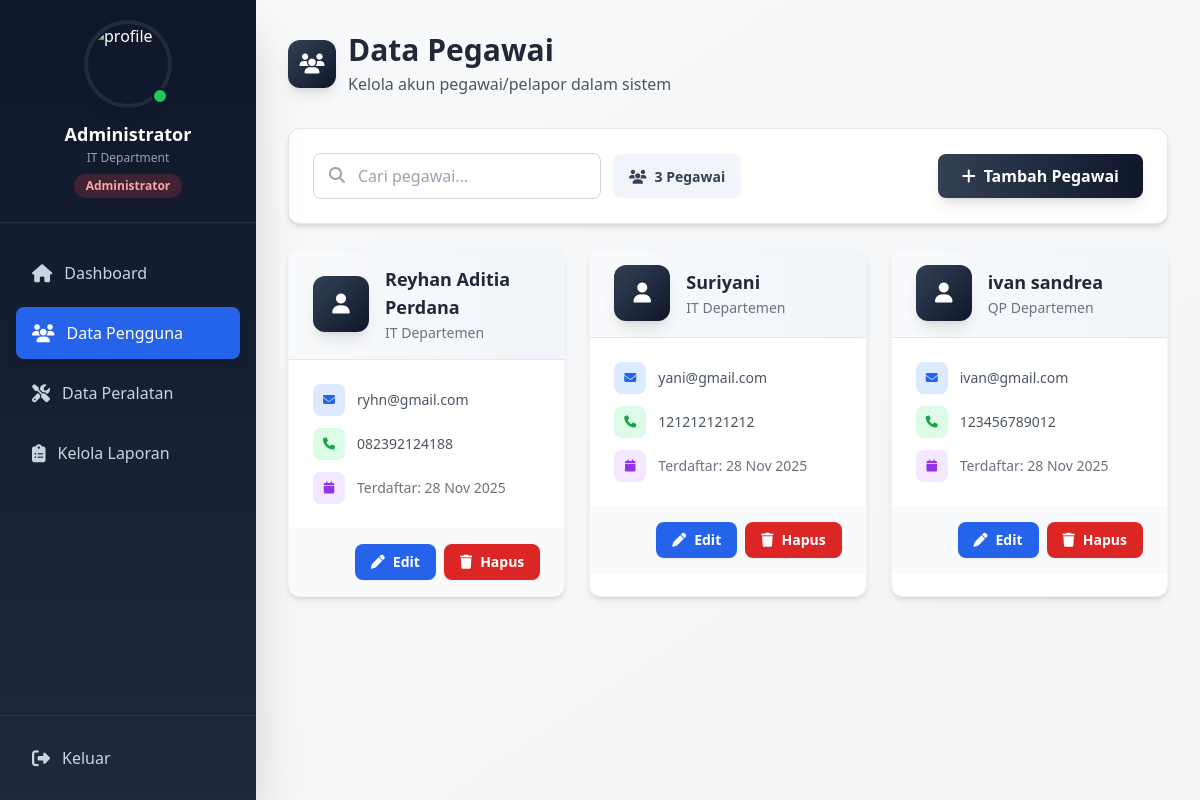
Screenshot of /admin/users/data.php (signed in) with the database file from the repository.
### tables this page shows
CREATE TABLE `users` (
  `id` int(11) NOT NULL,
  `nama` varchar(100) NOT NULL,
  `email` varchar(100) NOT NULL,
  `password` varchar(255) NOT NULL,
  `role` enum('admin','pelapor') DEFAULT NULL,
  `departemen` varchar(100) NOT NULL,
  `no_hp` varchar(20) NOT NULL,
  `created_at` timestamp NOT NULL DEFAULT current_timestamp(),
  `updated_at` timestamp NOT NULL DEFAULT current_timestamp() ON UPDATE current_timestamp()
);

### admin/users/data.php (the view, shortened to what this page needs)
<?php
include '../../config/koneksi.php';
$query = "SELECT id, nama, email, departemen, no_hp, created_at FROM users WHERE role = 'pelapor' ORDER BY created_at DESC";
$result = $koneksi->query($query);
$total_pegawai = $result->num_rows;
?>
<!DOCTYPE html>
<html lang="id">
<head>
    <script src="https://cdn.tailwindcss.com"></script>
    <link rel="stylesheet" href="https://cdnjs.cloudflare.com/ajax/libs/font-awesome/6.4.0/css/all.min.css">
</head>
<body class="bg-gradient-to-br from-gray-50 to-gray-100 min-h-screen">
<?php include '../../includes/sidebar.php'; ?>
<div class="ml-64 p-8">
    <div class="mb-8">
        <div class="flex items-center gap-3 mb-2">
            <div class="w-12 h-12 bg-gradient-to-br from-slate-700 to-slate-900 rounded-xl flex items-center justify-center shadow-lg">
                <i class="fa-solid fa-users text-white text-xl"></i>
            </div>
            <div>
                <h1 class="text-3xl font-bold text-gray-800">Data Pegawai</h1>
                <p class="text-gray-600 mt-1">Kelola akun pegawai/pelapor dalam sistem</p>
            </div>
        </div>
    </div>
    <div class="bg-white shadow-md rounded-xl p-6 mb-6 border border-gray-200">
        <div class="flex flex-col md:flex-row md:items-center md:justify-between gap-4">
            <div class="flex items-center gap-3">
                <div class="relative">
                    <input type="text" id="searchInput" placeholder="Cari pegawai..."
                        class="pl-11 pr-4 py-2.5 border border-gray-300 rounded-lg focus:outline-none focus:ring-2 focus:ring-blue-500 focus:border-transparent w-72 transition">
                    <i class="fa-solid fa-magnifying-glass absolute left-4 top-3.5 text-gray-400"></i>
                </div>
                <div class="px-4 py-2.5 bg-slate-100 rounded-lg">
                    <span class="text-sm font-semibold text-slate-700">
                        <i class="fa-solid fa-users mr-2"></i><?php echo $total_pegawai; ?> Pegawai
                    </span>
                </div>
            </div>
            <button onclick="openModal('modalTambah')"
                class="bg-gradient-to-r from-slate-700 to-slate-900 hover:from-slate-800 hover:to-slate-950 text-white px-6 py-2.5 rounded-lg font-semibold transition-all duration-200 shadow-lg hover:shadow-xl flex items-center justify-center gap-2 transform hover:scale-105">
                <i class="fa-solid fa-plus"></i>
                <span>Tambah Pegawai</span>
            </button>
        </div>
    </div>
    <div id="cardsGrid" class="grid grid-cols-1 md:grid-cols-2 lg:grid-cols-3 gap-6">
        <?php if ($total_pegawai === 0): ?>
            <div class="col-span-full bg-white rounded-xl shadow-md p-12 text-center">
                <div class="inline-flex items-center justify-center w-20 h-20 bg-gray-100 rounded-full mb-4">
                    <i class="fa-solid fa-users text-gray-400 text-3xl"></i>
                </div>
                <h3 class="text-lg font-semibold text-gray-800 mb-2">Belum Ada Pegawai</h3>
                <p class="text-gray-600 mb-4">Klik tombol "Tambah Pegawai" untuk menambah pegawai baru</p>
            </div>
        <?php else: ?>
            <?php while ($pegawai = $result->fetch_assoc()): ?>
                <div class="bg-white rounded-xl shadow-md hover:shadow-xl transition-all duration-300 overflow-hidden border border-gray-100 transform hover:-translate-y-1">
                    <div class="bg-gradient-to-r from-slate-50 to-slate-100 px-6 py-4 border-b border-gray-200">
                        <div class="flex items-center gap-4">
                            <div class="w-14 h-14 rounded-xl bg-gradient-to-br from-slate-700 to-slate-900 flex items-center justify-center shadow-lg">
                                <i class="fa-solid fa-user text-white text-xl"></i>
                            </div>
                            <div class="flex-1">
                                <h3 class="text-lg font-bold text-gray-800"><?php echo htmlspecialchars($pegawai['nama']); ?></h3>
                                <p class="text-sm text-gray-500 mt-0.5"><?php echo htmlspecialchars($pegawai['departemen']); ?></p>
                            </div>
                        </div>
                    </div>
                    <div class="p-6 space-y-3">
                        <div class="flex items-center gap-3 text-sm text-gray-600">
                            <div class="w-8 h-8 bg-blue-100 rounded-lg flex items-center justify-center">
                                <i class="fa-solid fa-envelope text-blue-600 text-xs"></i>
                            </div>
                            <span class="flex-1 truncate"><?php echo htmlspecialchars($pegawai['email']); ?></span>
                        </div>
                        <div class="flex items-center gap-3 text-sm text-gray-600">
                            <div class="w-8 h-8 bg-green-100 rounded-lg flex items-center justify-center">
                                <i class="fa-solid fa-phone text-green-600 text-xs"></i>
                            </div>
                            <span><?php echo htmlspecialchars($pegawai['no_hp']); ?></span>
                        </div>
                        <div class="flex items-center gap-3 text-sm text-gray-500">
                            <div class="w-8 h-8 bg-purple-100 rounded-lg flex items-center justify-center">
                                <i class="fa-solid fa-calendar text-purple-600 text-xs"></i>
                            </div>
                            <span>Terdaftar: <?php echo date('d M Y', strtotime($pegawai['created_at'])); ?></span>
                        </div>
                    </div>
                    <div class="bg-gray-50 px-6 py-4 flex items-center justify-end gap-2">
                        <button onclick="openEditModal(<?php echo $pegawai['id']; ?>, '<?php echo addslashes($pegawai['nama']); ?>', '<?php echo addslashes($pegawai['email']); ?>', '<?php echo addslashes($pegawai['departemen']); ?>', '<?php echo addslashes($pegawai['no_hp']); ?>')"
                            class="inline-flex items-center gap-2 bg-blue-600 hover:bg-blue-700 text-white px-4 py-2 rounded-lg text-sm font-semibold transition-all duration-200 shadow-sm hover:shadow-md transform hover:scale-105">
                            <i class="fa-solid fa-pen"></i>
                            Edit
                        </button>
                        <a href="data.php?hapus=<?php echo $pegawai['id']; ?>" onclick="return confirm('Yakin ingin menghapus pegawai ini?\n\nSemua laporan terkait pegawai akan ikut terhapus!')"
                            class="inline-flex items-center gap-2 bg-red-600 hover:bg-red-700 text-white px-4 py-2 rounded-lg text-sm font-semibold transition-all duration-200 shadow-sm hover:shadow-md transform hover:scale-105">
                            <i class="fa-solid fa-trash"></i>
                            Hapus
                        </a>
                    </div>
                </div>
            <?php endwhile; ?>
        <?php endif; ?>
    </div>
</div>
</body>
</html>

### rows the page displays
users: nama "Reyhan Aditia Perdana", departemen "IT Departemen", email "ryhn@gmail.com", no_hp "082392124188", created_at "28 Nov 2025"
users: nama "Suriyani", departemen "IT Departemen", email "yani@gmail.com", no_hp "121212121212", created_at "28 Nov 2025"
users: nama "ivan sandrea", departemen "QP Departemen", email "ivan@gmail.com", no_hp "123456789012", created_at "28 Nov 2025"

### other values shown
$_SESSION['nama'] "Administrator"
$_SESSION['departemen'] "IT Department"
$total_pegawai "3"
